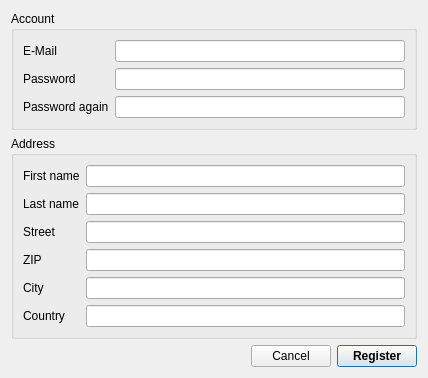
<?xml version="1.0" encoding="UTF-8"?>
<ui version="4.0">
 <class>NewAccountWidgetForm</class>
 <widget class="QWidget" name="NewAccountWidgetForm">
  <property name="geometry">
   <rect>
    <x>0</x>
    <y>0</y>
    <width>428</width>
    <height>367</height>
   </rect>
  </property>
  <property name="windowTitle">
   <string>New Account</string>
  </property>
  <layout class="QVBoxLayout" name="verticalLayout">
   <item>
    <widget class="QGroupBox" name="groupBox_2">
     <property name="title">
      <string>Account</string>
     </property>
     <layout class="QFormLayout" name="formLayout_2">
      <item row="0" column="0">
       <widget class="QLabel" name="label">
        <property name="text">
         <string>E-Mail</string>
        </property>
       </widget>
      </item>
      <item row="0" column="1">
       <widget class="QLineEdit" name="email"/>
      </item>
      <item row="1" column="0">
       <widget class="QLabel" name="label_8">
        <property name="text">
         <string>Password</string>
        </property>
       </widget>
      </item>
      <item row="1" column="1">
       <widget class="QLineEdit" name="password">
        <property name="echoMode">
         <enum>QLineEdit::Password</enum>
        </property>
       </widget>
      </item>
      <item row="2" column="0">
       <widget class="QLabel" name="label_9">
        <property name="text">
         <string>Password again</string>
        </property>
       </widget>
      </item>
      <item row="2" column="1">
       <widget class="QLineEdit" name="password2">
        <property name="echoMode">
         <enum>QLineEdit::Password</enum>
        </property>
       </widget>
      </item>
     </layout>
    </widget>
   </item>
   <item>
    <widget class="QGroupBox" name="groupBox">
     <property name="title">
      <string>Address</string>
     </property>
     <layout class="QFormLayout" name="formLayout">
      <item row="0" column="0">
       <widget class="QLabel" name="label_2">
        <property name="text">
         <string>First name</string>
        </property>
       </widget>
      </item>
      <item row="0" column="1">
       <widget class="QLineEdit" name="firstname"/>
      </item>
      <item row="1" column="0">
       <widget class="QLabel" name="label_3">
        <property name="text">
         <string>Last name</string>
        </property>
       </widget>
      </item>
      <item row="1" column="1">
       <widget class="QLineEdit" name="lastname"/>
      </item>
      <item row="2" column="0">
       <widget class="QLabel" name="label_4">
        <property name="text">
         <string>Street</string>
        </property>
       </widget>
      </item>
      <item row="2" column="1">
       <widget class="QLineEdit" name="street"/>
      </item>
      <item row="3" column="0">
       <widget class="QLabel" name="label_5">
        <property name="text">
         <string>ZIP</string>
        </property>
       </widget>
      </item>
      <item row="3" column="1">
       <widget class="QLineEdit" name="zip"/>
      </item>
      <item row="4" column="0">
       <widget class="QLabel" name="label_6">
        <property name="text">
         <string>City</string>
        </property>
       </widget>
      </item>
      <item row="4" column="1">
       <widget class="QLineEdit" name="city"/>
      </item>
      <item row="5" column="0">
       <widget class="QLabel" name="label_7">
        <property name="text">
         <string>Country</string>
        </property>
       </widget>
      </item>
      <item row="5" column="1">
       <widget class="QLineEdit" name="country"/>
      </item>
     </layout>
    </widget>
   </item>
   <item>
    <spacer name="verticalSpacer">
     <property name="orientation">
      <enum>Qt::Vertical</enum>
     </property>
     <property name="sizeHint" stdset="0">
      <size>
       <width>20</width>
       <height>40</height>
      </size>
     </property>
    </spacer>
   </item>
   <item>
    <layout class="QHBoxLayout" name="horizontalLayout">
     <item>
      <spacer name="horizontalSpacer">
       <property name="orientation">
        <enum>Qt::Horizontal</enum>
       </property>
       <property name="sizeHint" stdset="0">
        <size>
         <width>40</width>
         <height>20</height>
        </size>
       </property>
      </spacer>
     </item>
     <item>
      <widget class="QPushButton" name="pushButton_2">
       <property name="text">
        <string>Cancel</string>
       </property>
      </widget>
     </item>
     <item>
      <widget class="QPushButton" name="pushButton">
       <property name="font">
        <font>
         <weight>75</weight>
         <bold>true</bold>
        </font>
       </property>
       <property name="text">
        <string>Register</string>
       </property>
       <property name="default">
        <bool>true</bool>
       </property>
      </widget>
     </item>
    </layout>
   </item>
  </layout>
 </widget>
 <resources/>
 <connections/>
</ui>
